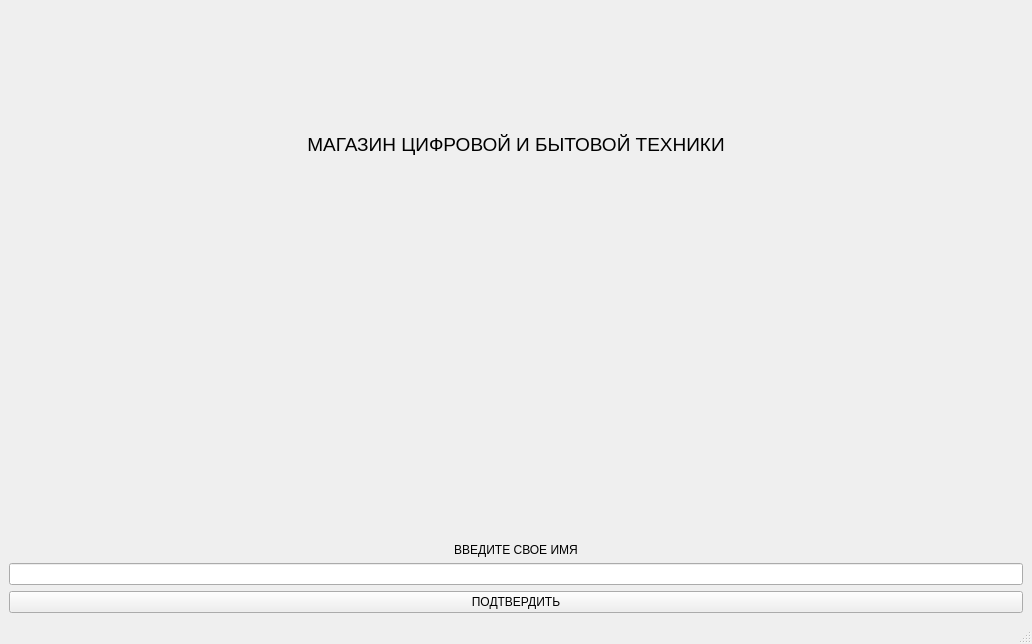
<?xml version="1.0" encoding="UTF-8"?>
<ui version="4.0">
 <class>MainWindow</class>
 <widget class="QMainWindow" name="MainWindow">
  <property name="geometry">
   <rect>
    <x>0</x>
    <y>0</y>
    <width>1032</width>
    <height>644</height>
   </rect>
  </property>
  <property name="windowTitle">
   <string>MainWindow</string>
  </property>
  <widget class="QWidget" name="centralwidget">
   <layout class="QGridLayout" name="gridLayout">
    <item row="3" column="0">
     <widget class="QPushButton" name="pushButton">
      <property name="text">
       <string>ПОДТВЕРДИТЬ</string>
      </property>
     </widget>
    </item>
    <item row="2" column="0">
     <widget class="QLineEdit" name="Nickname">
      <property name="alignment">
       <set>Qt::AlignCenter</set>
      </property>
     </widget>
    </item>
    <item row="0" column="0">
     <widget class="QLabel" name="label">
      <property name="font">
       <font>
        <pointsize>14</pointsize>
       </font>
      </property>
      <property name="mouseTracking">
       <bool>false</bool>
      </property>
      <property name="text">
       <string>МАГАЗИН ЦИФРОВОЙ И БЫТОВОЙ ТЕХНИКИ</string>
      </property>
      <property name="scaledContents">
       <bool>false</bool>
      </property>
      <property name="alignment">
       <set>Qt::AlignCenter</set>
      </property>
     </widget>
    </item>
    <item row="1" column="0">
     <widget class="QLabel" name="label_2">
      <property name="text">
       <string>ВВЕДИТЕ СВОЕ ИМЯ</string>
      </property>
      <property name="alignment">
       <set>Qt::AlignBottom|Qt::AlignHCenter</set>
      </property>
     </widget>
    </item>
   </layout>
  </widget>
  <widget class="QMenuBar" name="menubar">
   <property name="geometry">
    <rect>
     <x>0</x>
     <y>0</y>
     <width>1032</width>
     <height>25</height>
    </rect>
   </property>
  </widget>
  <widget class="QStatusBar" name="statusbar"/>
 </widget>
 <resources/>
 <connections/>
</ui>
